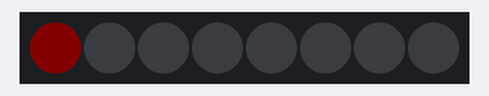
The sketch below on a simulated Arduino Uno, built with avr-gcc and run on an emulated ATmega328P. On the bench: 8 RGB LEDs in strip order, left to right. Dim RGB values are drawn brighter than linear.

Above: at 0.15 s.
At 0.85 s:
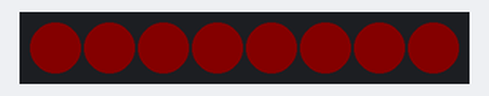
At 1.25 s:
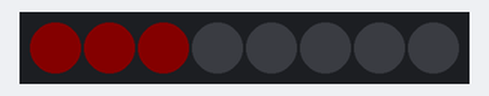
Timing chart, 0 to 40.0 s (numbered marks = the images above):
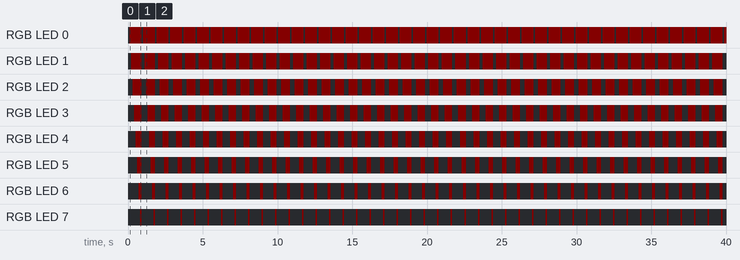

Measured:
- by itself, RGB LED 0: alternates RGB(7, 0, 0) for 0.80 s and off for 0.10 s
- by itself, RGB LED 1: alternates RGB(7, 0, 0) for 0.70 s and off for 0.20 s
- by itself, RGB LED 2: alternates RGB(7, 0, 0) for 0.60 s and off for 0.30 s
- by itself, RGB LED 3: alternates RGB(7, 0, 0) for 0.50 s and off for 0.40 s
- by itself, RGB LED 4: alternates RGB(7, 0, 0) for 0.40 s and off for 0.50 s
- by itself, RGB LED 5: alternates RGB(7, 0, 0) for 0.30 s and off for 0.60 s
- by itself, RGB LED 6: alternates RGB(7, 0, 0) for 0.20 s and off for 0.70 s
- by itself, RGB LED 7: alternates RGB(7, 0, 0) for 0.10 s and off for 0.80 s

The sketch:

Uno_NeoPixels.ino
```cpp
#include <Adafruit_NeoPixel.h>
#ifdef __AVR__
  #include <avr/power.h>
#endif

#define PIN       6   // Pin driving DIN of first NeoPixel
#define NUMPIXELS 8   // Number of NeoPixels in strip or ring

#define DELAYVAL 100  // Time (in milliseconds) to pause between pixels
#define BRIGHTNESS 50 // Brightness of NeoPixel

// Parameter 1 = number of pixels in strip
// Parameter 2 = Arduino pin number (most are valid)
// Parameter 3 = pixel type flags, add together as needed:
//   NEO_KHZ800  800 KHz bitstream (most NeoPixel products w/WS2812 LEDs)
//   NEO_KHZ400  400 KHz (classic 'v1' (not v2) FLORA pixels, WS2811 drivers)
//   NEO_GRB     Pixels are wired for GRB bitstream (most NeoPixel products)
//   NEO_RGB     Pixels are wired for RGB bitstream (v1 FLORA pixels, not v2)
//   NEO_RGBW    Pixels are wired for RGBW bitstream (NeoPixel RGBW products)
Adafruit_NeoPixel strip = Adafruit_NeoPixel(NUMPIXELS, PIN, NEO_GRB + NEO_KHZ800);

// IMPORTANT: To reduce NeoPixel burnout risk, add 1000 uF capacitor across
// pixel power leads, add 300 - 500 Ohm resistor on first pixel's data input
// and minimize distance between Arduino and first pixel.  Avoid connecting
// on a live circuit...if you must, connect GND first.

void setup()
{
  strip.begin();
  strip.setBrightness(BRIGHTNESS);
  strip.show(); // Initialize all strip to 'off'
}

void loop()
{
  strip.clear();   // Set all pixel colors to 'off'
  strip.show();    // Send the updated pixel colors to the hardware.
  delay(DELAYVAL); // Pause before next pass through loop

  for(int i=0; i<NUMPIXELS; i++)
  {
    strip.setPixelColor(i, strip.Color(40, 0, 0)); //red
    strip.show();    // Send the updated pixel colors to the hardware.
    delay(DELAYVAL); // Pause before next pass through loop
  }
}
```
